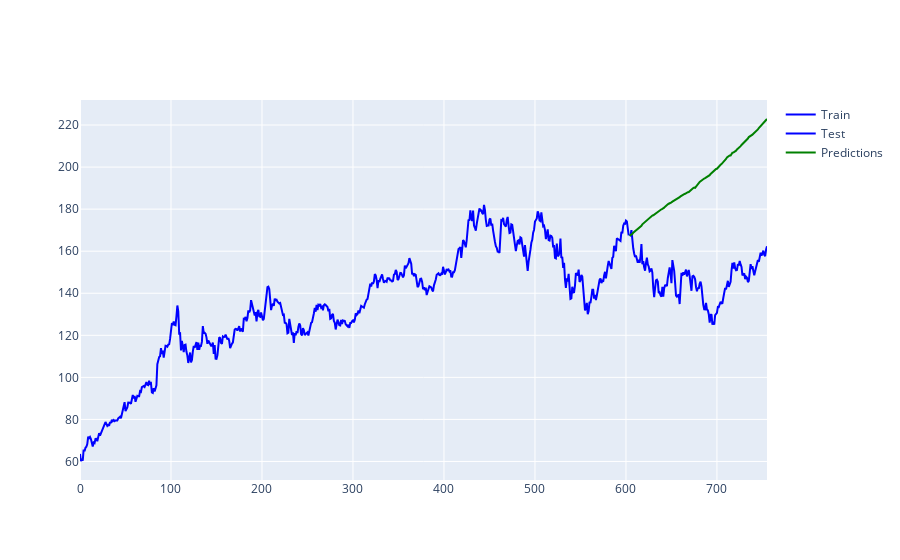

Notebook source saved alongside this figure:
### Code cell
# Create a new figure
fig = go.Figure()

# Add a line for the train data
fig.add_trace(go.Scatter(x=np.arange(len(train)), y=train, mode='lines', name='Train', line=dict(color='blue')))

# Add a line for the test data
fig.add_trace(go.Scatter(x=np.arange(len(train), len(train) + len(test)), y=test, mode='lines', name='Test', line=dict(color='blue')))

# Add a line for the predictions
fig.add_trace(go.Scatter(x=np.arange(len(train), len(train) + len(test)), y=np.array(newpreds), mode='lines', name='Predictions', line=dict(color='green')))

# Show the figure
fig.show()

### Figure 1 — Plotly figure (JSON) as saved in the notebook; plotly's stock layout.template omitted (floating-point values rounded to 4 significant figures; data arrays with more than 128 entries replaced by an {"elided": "..."} marker saying what was removed)
{"data": [{"line": {"color": "blue"}, "mode": "lines", "name": "Train", "type": "scatter", "x": {"elided": "604 int values"}, "y": {"elided": "604 float values"}}, {"line": {"color": "blue"}, "mode": "lines", "name": "Test", "type": "scatter", "x": {"elided": "152 int values"}, "y": {"elided": "152 float values"}}, {"line": {"color": "green"}, "mode": "lines", "name": "Predictions", "type": "scatter", "x": {"elided": "152 int values"}, "y": {"elided": "152 float values"}}], "layout": {}}
